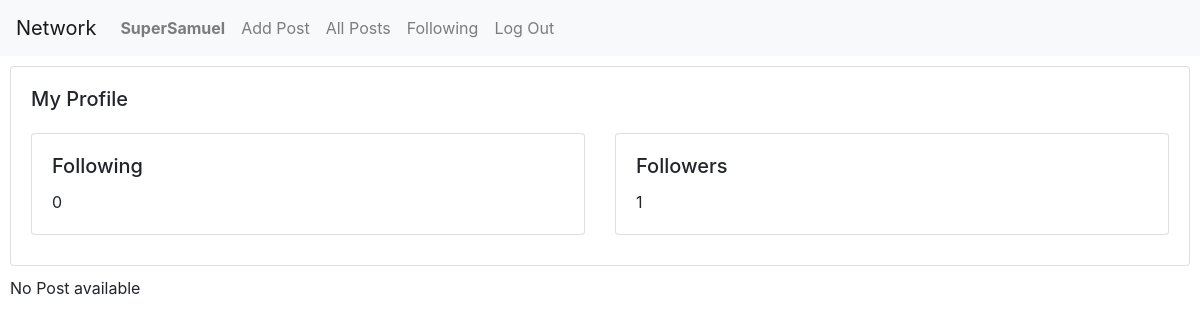
/user_profile/1 (signed in), run on an earlier commit of the app's database.
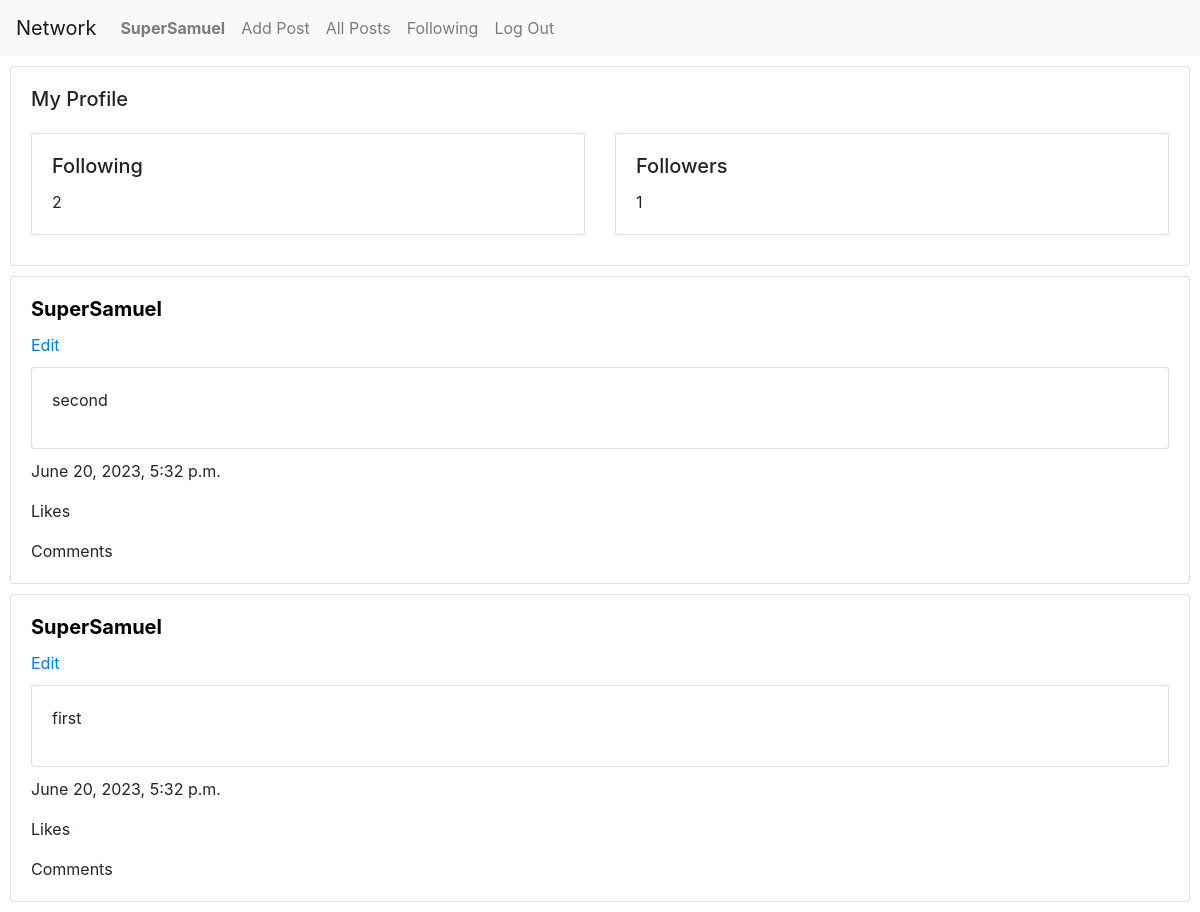
And on a later commit of the database.
### network/models.py (models this page shows, shortened)
class Posts(models.Model):
    posted_date = models.DateTimeField("Posted date", auto_now_add=True)
    last_update = models.DateTimeField("Last update", auto_now=True)
    content = models.TextField("Post content")
    author = models.ForeignKey(User, on_delete=models.CASCADE)

class User(AbstractUser):
    pass

### network/views.py (the view)
# urls.py: path("user_profile/<user_id>", views.user_profile, name="user_profile"),
def user_profile(request, user_id):
    user = User.objects.get(pk=user_id)
    user_posts = Posts.objects.filter(author=request.user).order_by('-posted_date')
    user_profile = UserProfile.objects.get(user=user)
    following = user.following.all()
    followers = user_profile.followers.all()
    return render(request, "network/user_profile.html", {
        "user": user,
        "user_posts": user_posts,
        "following": following,
        "followers": followers,
    })

### network/templates/network/user_profile.html (shortened to what this page needs)
{% extends "network/layout.html" %}
{% block body %}
{% if user.is_authenticated %}
<div class="card">
    <div class="card-body">
        {% if user.id == request.user.id %}
            <h5 class="card-title">My Profile</h5>
        {% endif %}
        <div class="row">
            <div class="col-sm-6">
                <div class="card">
                    <div class="card-body">
                        <h5 class="card-title">Following</h5>
                        <p class="card-text">{{ following.count }}</p>
                    </div>
                </div>
            </div>
            <div class="col-sm-6">
                <div class="card">
                    <div class="card-body">
                        <h5 class="card-title">Followers</h5>
                        <p class="card-text">{{ followers.count }}</p>
                    </div>
                </div>
            </div>
        </div>
    </div>
</div>
{% include "network/render_posts.html" with posts=user_posts %}
{% else %}
<h1>Sorry, you must be authenticated to see this view...</h1>
<a href="{% url 'login' %}">Login here</a>
{% endif %}
{% endblock %}

### network/templates/network/render_posts.html
{% for post in posts %}
<div class="card">
    <div class="card-body">
        <h5 class="card-title">
            <a href="{% url 'user_profile' post.author.id %}" style="color: black">
                <Strong>{{ post.author }}</Strong>
            </a>
        </h5>
        <a href="#" >Edit</a>
        <div class="card">
            <p class="card-body">{{ post.content }}</p>
        </div>
        <p class="card-text">{{ post.posted_date }}</p>
        <p class="card-text">Likes</p>
        <p class="card-text">Comments</p>
    </div>
</div>
{% empty %}
    No Post available
{% endfor %}

What changed in the data, as far as the page shows it:
added Posts: author "SuperSamuel", content "second", posted_date "June 20, 2023, 5:32 p.m."
added Posts: author "SuperSamuel", content "first", posted_date "June 20, 2023, 5:32 p.m."
Also different on the page:
{{ following.count }}: "0" → "2"
text no longer shown: "No Post available"
